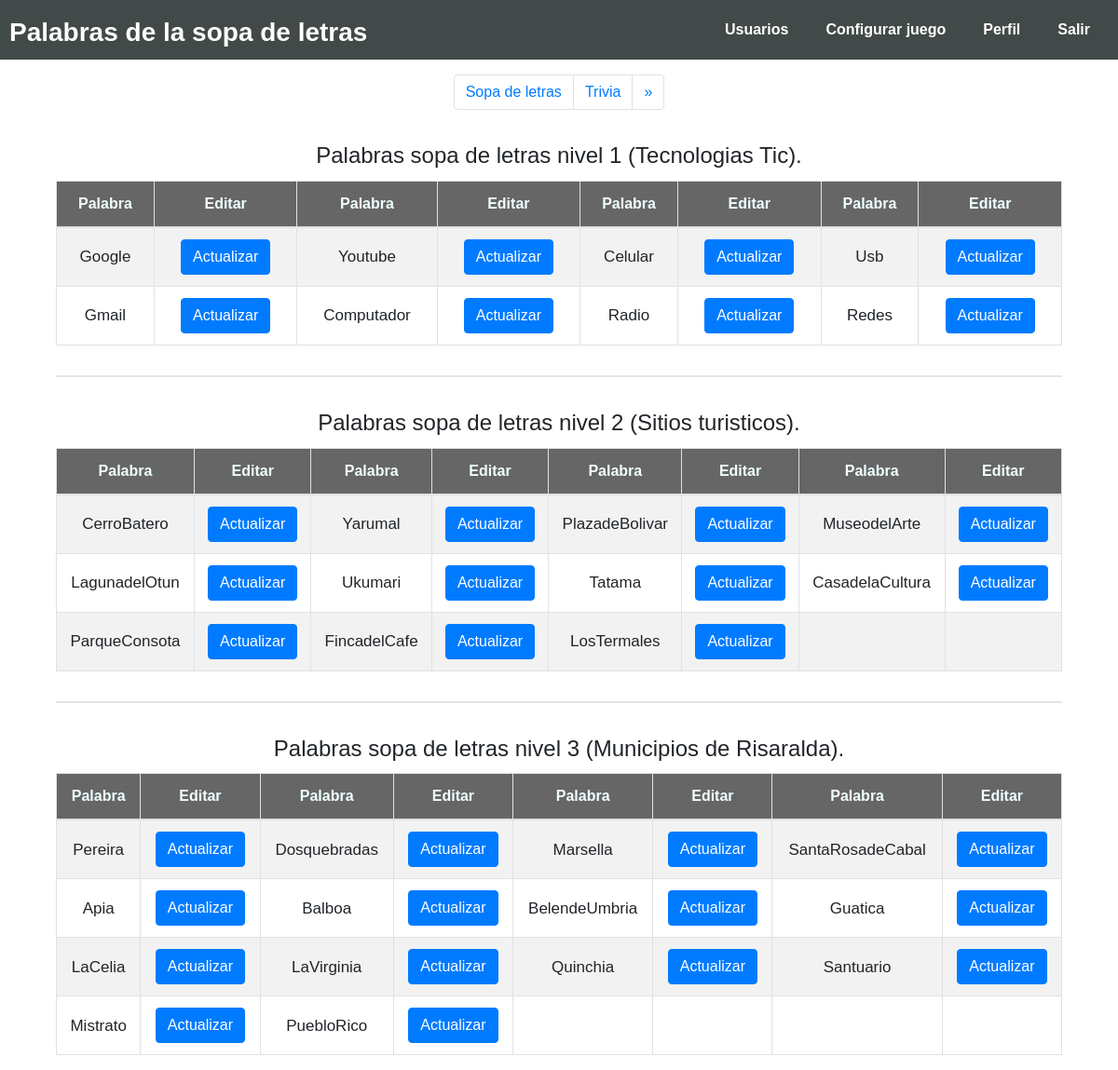
The app's page /confi_juego/sopa/index.php (signed in) with its own data.
### tables this page shows
CREATE TABLE `sopa_nivel1` (
  `id_palabra` int(11) NOT NULL,
  `palabra` varchar(10) NOT NULL
);

CREATE TABLE `sopa_nivel2` (
  `id_palabra` int(11) NOT NULL,
  `palabra` varchar(16) NOT NULL
);

CREATE TABLE `sopa_nivel3` (
  `id_palabra` int(11) NOT NULL,
  `palabra` varchar(16) NOT NULL
);

### confi_juego/sopa/php/consul_sopaN1.php (called while the page is built, shortened)
<?php
require ('../../php/conexion.php');
$pdo -> setAttribute(PDO::ATTR_ERRMODE, PDO::ERRMODE_EXCEPTION);
$query = $pdo->prepare("SELECT * FROM `sopa_nivel1`");
$query->execute();
$nivel1 = $query->fetchAll();

### confi_juego/sopa/php/consul_sopaN2.php (called while the page is built, shortened)
<?php
require ('../../php/conexion.php');
$pdo -> setAttribute(PDO::ATTR_ERRMODE, PDO::ERRMODE_EXCEPTION);
$query = $pdo->prepare("SELECT * FROM `sopa_nivel2`");
$query->execute();
$nivel2 = $query->fetchAll();

### confi_juego/sopa/php/consul_sopaN3.php (called while the page is built, shortened)
<?php
require ('../../php/conexion.php');
$pdo -> setAttribute(PDO::ATTR_ERRMODE, PDO::ERRMODE_EXCEPTION);
$query = $pdo->prepare("SELECT * FROM `sopa_nivel3`");
$query->execute();
$nivel3 = $query->fetchAll();

### confi_juego/sopa/index.php (the view, shortened to what this page needs)
<!DOCTYPE html>
<html lang="en">
<head>
  <link rel="stylesheet" type="text/css" href="../../css/bootstrap.css">
  <link rel="stylesheet" type="text/css" href="../../css/cargando.css">
  <link rel="stylesheet" type="text/css" href="../../css/maquinawrite.css">
  <link rel="stylesheet" href="../../css/estyle.css">
  <link rel="stylesheet" href="../trivia/style.css">
</head>
<body>
  <nav class="navbar1 navbar-expand-lg1 navbar-light1 bg-light1">
    <div class="collapse1 navbar-collapse1" id="navbarNav">
      <p class="title_sopa pa"> <b><span style="color: white;">Palabras de la sopa de letras</span> </b></p>
      <ul class="navbar-nav1">
        <li class="nav-item1 active1">
          <a class="nav-link1" href="../../administrador/index.php"><b> Usuarios</b> <span class="sr-only1"></span></a>
        </li>
        <li class="nav-item1">
          <a class="nav-link1" href="#"><b> Configurar juego</b></a>
        </li>
        <li class="nav-item1">
          <a class="nav-link1" href="../perfil/perfil_admin.php"><b>Perfil</b></a>
        </li>
        <li class="nav-item1">
          <a class="nav-link1" href="../../php/salir.php"><b>Salir</b></a>
        </li>
      </ul>
    </div>
  </nav>
  <ul class="pagination">
    <li class="page-item">
      <div>
        <a class="page-link" href="#">Sopa de letras</a>
      </div>
    </li>
    <li class="page-item">
      <div>
        <a class="page-link" href="../trivia/trivia.php">Trivia</a>
      </div>
    </li>
    <li class="page-item">
      <div>
        <a class="page-link" href="../trivia/trivia.php" aria-label="Next">
          <span aria-hidden="true">&raquo;</span>
        </a>
      </div>
    </li>
  </ul>
  <h4 class="h4_nivelsopa">Palabras sopa de letras nivel 1 (Tecnologias Tic).</h4>
  <div class="tabla clearfix">
    <div class="contenedor_tabla">
      <div class="table-responsive" style="align-items: center;">
        <table class="table table-bordered table-striped table-hover">
          <thead>
            <tr class="tr">
              <th scope="col">Palabra</th>
              <th scope="col">Editar</th>
              <th scope="col">Palabra</th>
              <th scope="col">Editar</th>
              <th scope="col">Palabra</th>
              <th scope="col">Editar</th>
              <th scope="col">Palabra</th>
              <th scope="col">Editar</th>
            </tr>
          </thead>
          <tbody>
            <?php
            include("php/consul_sopan1.php");
            $cuenta = 0;
            for ($i = 1; $i <= 8; $i = $i + 4) { ?>
              <tr>
                <td><?php echo ($nivel1[$cuenta][1]); ?></td>
                <td> <button type="button" class="btn btn-primary" data-toggle="modal" data-target="#tecnologia<?php echo $nivel1[$cuenta][0];?>">Actualizar</button> </td>
                <?php include("tecno.php"); $cuenta++;  ?>
                <td><?php echo ($nivel1[$cuenta][1]); ?></td>
                <td> <button type="button" class="btn btn-primary" data-toggle="modal" data-target="#tecnologia<?php echo $nivel1[$cuenta][0];?>">Actualizar</button> </td>
                <?php include("tecno.php"); $cuenta++;  ?>
                <td><?php echo ($nivel1[$cuenta][1]); ?></td>
                <td> <button type="button" class="btn btn-primary" data-toggle="modal" data-target="#tecnologia<?php echo $nivel1[$cuenta][0];?>">Actualizar</button> </td>
                <?php include("tecno.php"); $cuenta++;  ?>
                <td><?php echo ($nivel1[$cuenta][1]); ?></td>
                <td> <button type="button" class="btn btn-primary" data-toggle="modal" data-target="#tecnologia<?php echo $nivel1[$cuenta][0];?>">Actualizar</button> </td>
                <?php include("tecno.php"); $cuenta++;  ?>
              </tr>
            <?php } ?>
          </tbody>
        </table>
      </div>
    </div>
  </div>
  <hr class="hr_tablasopa">
  <h4 class="h4_nivelsopa">Palabras sopa de letras nivel 2 (Sitios turisticos).</h4>
  <div class="tabla clearfix">
    <div class="contenedor_tabla">
      <div class="table-responsive" style="align-items: center;">
        <table class="table table-bordered table-striped table-hover">
          <thead>
            <tr class="tr">
              <th scope="col">Palabra</th>
              <th scope="col">Editar</th>
              <th scope="col">Palabra</th>
              <th scope="col">Editar</th>
              <th scope="col">Palabra</th>
              <th scope="col">Editar</th>
              <th scope="col">Palabra</th>
              <th scope="col">Editar</th>
            </tr>
          </thead>
          <tbody>
            <?php
            include("php/consul_sopan2.php");
            $cuenta = 0 ;
            for ($i = 1; $i <= 11; $i = $i + 4) { ?>
              <tr>
                <td><?php echo ($nivel2[$cuenta][1]); ?></td>
                <td> <button type="button" class="btn btn-primary" data-toggle="modal" data-target="#turismo<?php echo $nivel2[$cuenta][0]; ?>">Actualizar</button> </td>
                <?php include("turis.php"); $cuenta++;?>
                <td><?php echo ($nivel2[$cuenta][1]); ?></td>
                <td> <button type="button" class="btn btn-primary" data-toggle="modal" data-target="#turismo<?php echo $nivel2[$cuenta][0]; ?>">Actualizar</button> </td>
                <?php include("turis.php"); $cuenta++;?>
                <td><?php echo ($nivel2[$cuenta][1]); ?></td>
                <td> <button type="button" class="btn btn-primary" data-toggle="modal" data-target="#turismo<?php echo $nivel2[$cuenta][0]; ?>">Actualizar</button> </td>
                <?php include("turis.php"); $cuenta++;?>
                <?php
                if($cuenta == 11) { ?>
                  <td></td>
                  <td></td>
          <?php } else {?>
                  <td><?php echo ($nivel2[$cuenta][1]); ?></td>
                  <td> <button type="button" class="btn btn-primary" data-toggle="modal" data-target="#turismo<?php echo $nivel2[$cuenta][0]; ?>">Actualizar</button> </td>
                  <?php include("turis.php"); $cuenta++;?>
          <?php } ?>
              </tr>
            <?php } ?>
          </tbody>
        </table>
      </div>
    </div>
  </div>
  <hr class="hr_tablasopa">
  <h4 class="h4_nivelsopa">Palabras sopa de letras nivel 3 (Municipios de Risaralda).</h4>
  <div class="tabla clearfix">
    <div class="contenedor_tabla">
      <div class="table-responsive" style="align-items: center;">
        <table class="table table-bordered table-striped table-hover">
          <thead>
            <tr class="tr">
              <th scope="col">Palabra</th>
              <th scope="col">Editar</th>
              <th scope="col">Palabra</th>
              <th scope="col">Editar</th>
              <th scope="col">Palabra</th>
              <th scope="col">Editar</th>
              <th scope="col">Palabra</th>
              <th scope="col">Editar</th>
            </tr>
          </thead>
          <tbody>
          <?php
            include("php/consul_sopan3.php");
            $cuenta = 0 ;
            for ($i = 1; $i <= 14; $i = $i + 4) { ?>
              <tr>
                <td><?php echo ($nivel3[$cuenta][1]); ?></td>
                <td> <button type="button" class="btn btn-primary" data-toggle="modal" data-target="#municipio<?php echo $nivel3[$cuenta][0]; ?>">Actualizar</button> </td>
                <?php include("muni.php"); $cuenta++;?>
                <td><?php echo ($nivel3[$cuenta][1]); ?></td>
                <td> <button type="button" class="btn btn-primary" data-toggle="modal" data-target="#municipio<?php echo $nivel3[$cuenta][0]; ?>">Actualizar</button> </td>
                <?php include("muni.php"); $cuenta++;?>
                <?php
                if($cuenta >= 14) { ?>
                  <td></td>
                  <td></td>
          <?php } else {?>
                  <td><?php echo ($nivel3[$cuenta][1]); ?></td>
                  <td> <button type="button" class="btn btn-primary" data-toggle="modal" data-target="#municipio<?php echo $nivel3[$cuenta][0]; ?>">Actualizar</button> </td>
                  <?php include("muni.php"); $cuenta++;?>
          <?php } ?>
                <?php
                if($cuenta >= 14) { ?>
                  <td></td>
                  <td></td>
          <?php } else {?>
                  <td><?php echo ($nivel3[$cuenta][1]); ?></td>
                  <td> <button type="button" class="btn btn-primary" data-toggle="modal" data-target="#municipio<?php echo $nivel3[$cuenta][0]; ?>">Actualizar</button> </td>
                  <?php include("muni.php"); $cuenta++;?>
          <?php } ?>
              </tr>
            <?php } ?>
          </tbody>
        </table>
      </div>
    </div>
  </div>
</body>
</html>

### css/estyle.css (style rules this page uses)
table tr th { background: rgba(0, 0, 0, .6); color: azure; }
tbody tr { font-size: 12px !important; }
b { display: flex; flex-direction: row-reverse; }
.pagination { justify-content: center; margin: 16px 0; }

### confi_juego/trivia/style.css (style rules this page uses)
body { font-family: Arial, Helvetica, sans-serif; }
.nav-link1 { text-decoration: none !important; color: white; padding: 20px; display: block; }
.h4_nivelsopa { display: flex; justify-content: center; margin-top: 35px; margin-bottom: 12px; }
.hr_tablasopa { width: 90%; align-items: center; border-top: 2px solid rgba(0, 0, 0, 0.1); }
.nav-item1 { display: inline-block; text-align: center; }
.navbar1 { position: relative; background-color: #424949; list-style: none; padding: 0; margin: auto; }
.tabla { display: flex; justify-content: center; }
.navbar-nav1 { margin: 0px; display: flex; justify-content: flex-end; text-decoration: none !important; }
.pa { padding-top: 14px; font-size: 28px; margin: 0px; }
.collapse1 { padding: 0px 10px; display: flex; justify-content: space-between; }
td { display: table-cell; vertical-align: middle !important; text-align: center; font-size: 17px; }
.tr { white-space: nowrap; text-align: center; }
.contenedor_tabla { width: 90%; }

### records on screen
sopa_nivel1: palabra "Google"
sopa_nivel1: palabra "Youtube"
sopa_nivel1: palabra "Celular"
sopa_nivel1: palabra "Usb"
sopa_nivel1: palabra "Gmail"
sopa_nivel1: palabra "Computador"
sopa_nivel1: palabra "Radio"
sopa_nivel1: palabra "Redes"
sopa_nivel2: palabra "CerroBatero"
sopa_nivel2: palabra "Yarumal"
sopa_nivel2: palabra "PlazadeBolivar"
sopa_nivel2: palabra "MuseodelArte"
sopa_nivel2: palabra "LagunadelOtun"
sopa_nivel2: palabra "Ukumari"
sopa_nivel2: palabra "Tatama"
sopa_nivel2: palabra "CasadelaCultura"
sopa_nivel2: palabra "ParqueConsota"
sopa_nivel2: palabra "FincadelCafe"
sopa_nivel2: palabra "LosTermales"
sopa_nivel3: palabra "Pereira"
sopa_nivel3: palabra "Dosquebradas"
sopa_nivel3: palabra "Marsella"
sopa_nivel3: palabra "SantaRosadeCabal"
sopa_nivel3: palabra "Apia"
sopa_nivel3: palabra "Balboa"
sopa_nivel3: palabra "BelendeUmbria"
sopa_nivel3: palabra "Guatica"
sopa_nivel3: palabra "LaCelia"
sopa_nivel3: palabra "LaVirginia"
sopa_nivel3: palabra "Quinchia"
sopa_nivel3: palabra "Santuario"
sopa_nivel3: palabra "Mistrato"
sopa_nivel3: palabra "PuebloRico"
